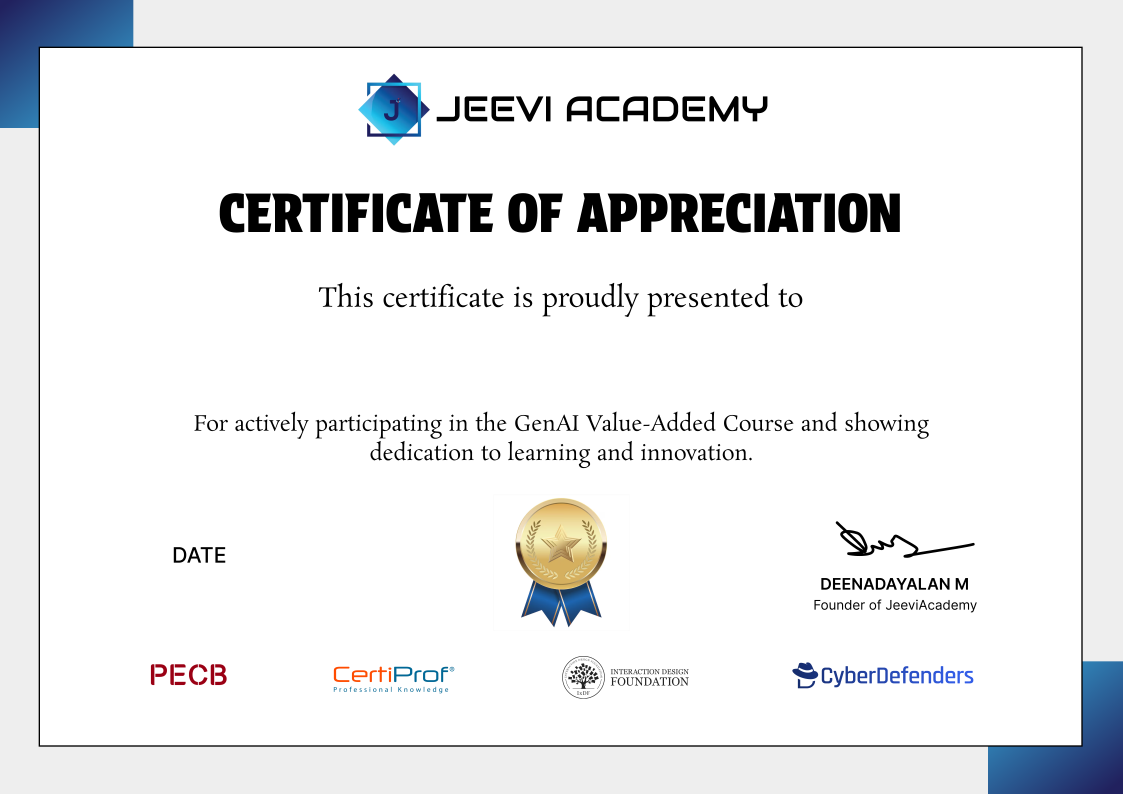
#> input picture image_generation/Jeevisoft.png, 3368 x 2380 px, found by its file name (shown at 1/3 size)
$ python adding_name.py
#> lines starting #> are read from the running program, lines starting #| are printed output that depends on the picture
"""
Add Vignesh to Certificate
Simple script to add "Vignesh" to certificate with predefined settings.
Saves output to the current working directory (no external asset manager).
"""

from PIL import Image, ImageDraw, ImageFont
import os

def add_vignesh_to_certificate():
    """Add 'Vignesh' to the certificate with predefined settings."""

    # Predefined settings
    name = "Vignesh Dhanasekaran"
    x = 200
    y = 620
    font_size = 50
    text_color = "#000000"

    # Use provided absolute input image path and save output in current directory
    certificate_path = \
        "/Users/vignesh/Documents/GitHub/SA_engineering_college_B_section/image_generation/Jeevisoft.png"
    output_path = os.path.join(os.getcwd(), "Jeevisoft_with_name.png")

    print(f"   Adding '{name}' to certificate...")
    print(f"   Position: ({x}, {y})")
    print(f"   Font size: {font_size}")
    print(f"   Color: {text_color}")

    # Load the certificate image
    image = Image.open(certificate_path)
#> image is the input picture: PIL image 3368x2380 RGBA; mean R, G, B, A 236, 237, 238.2, 255

    # Create a drawing context
    draw = ImageDraw.Draw(image)

    # Try to load a font, fall back to default if not available
    try:
        font = ImageFont.truetype("/System/Library/Fonts/Arial.ttf", font_size)
    except:
        try:
            font = ImageFont.truetype("/usr/share/fonts/truetype/dejavu/DejaVuSans-Bold.ttf", font_size)
        except:
            font = ImageFont.load_default()

    # Convert hex color to RGB
    if text_color.startswith('#'):
        text_color = text_color[1:]
    rgb_color = tuple(int(text_color[i:i+2], 16) for i in (0, 2, 4))

    # Add text to the image
    draw.text((x, y), name, fill=rgb_color, font=font)

    # Save the image (PNG to preserve transparency/format)
    image.save(output_path, "PNG")
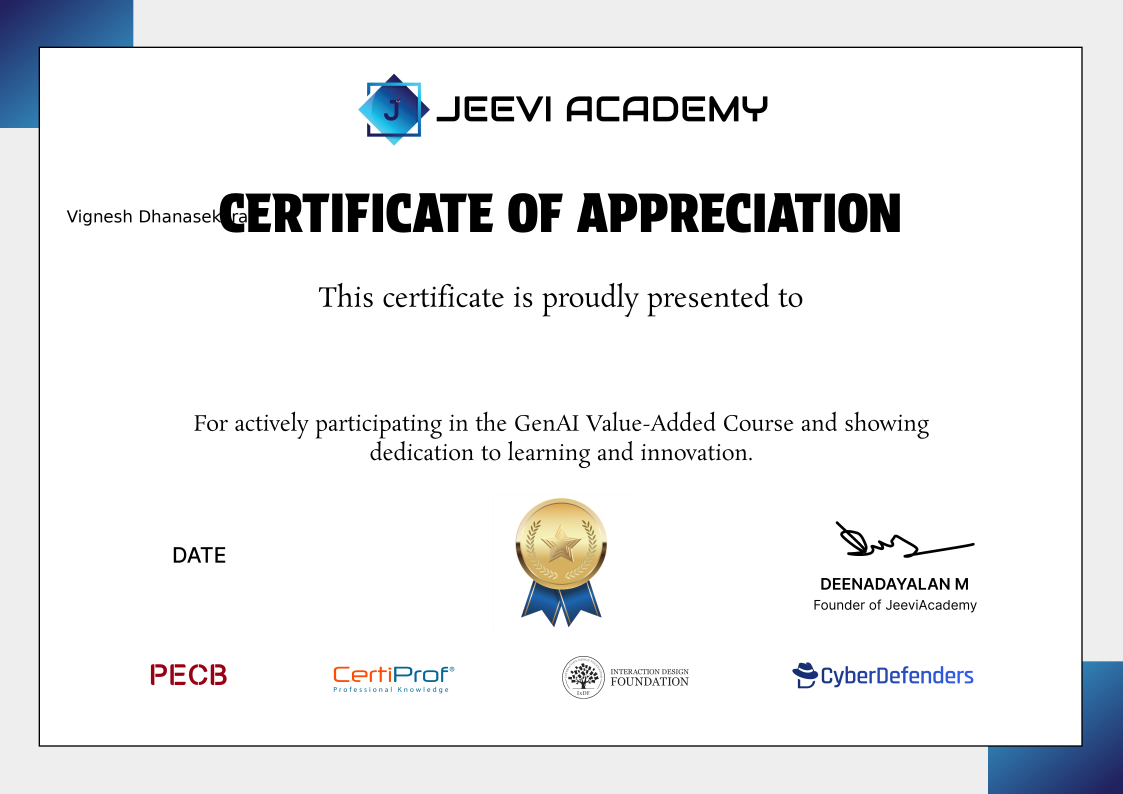
#> saved as Jeevisoft_with_name.png: PIL image 3368x2380 RGBA (shown at 1/3 size); mean R, G, B, A 235.9, 236.8, 238, 255

    print(f"✅ Successfully added '{name}' to certificate!")
    print(f"📁 Output saved to: {output_path}")

    # Saved locally in current directory; no asset registry used

if __name__ == "__main__":
    add_vignesh_to_certificate()
